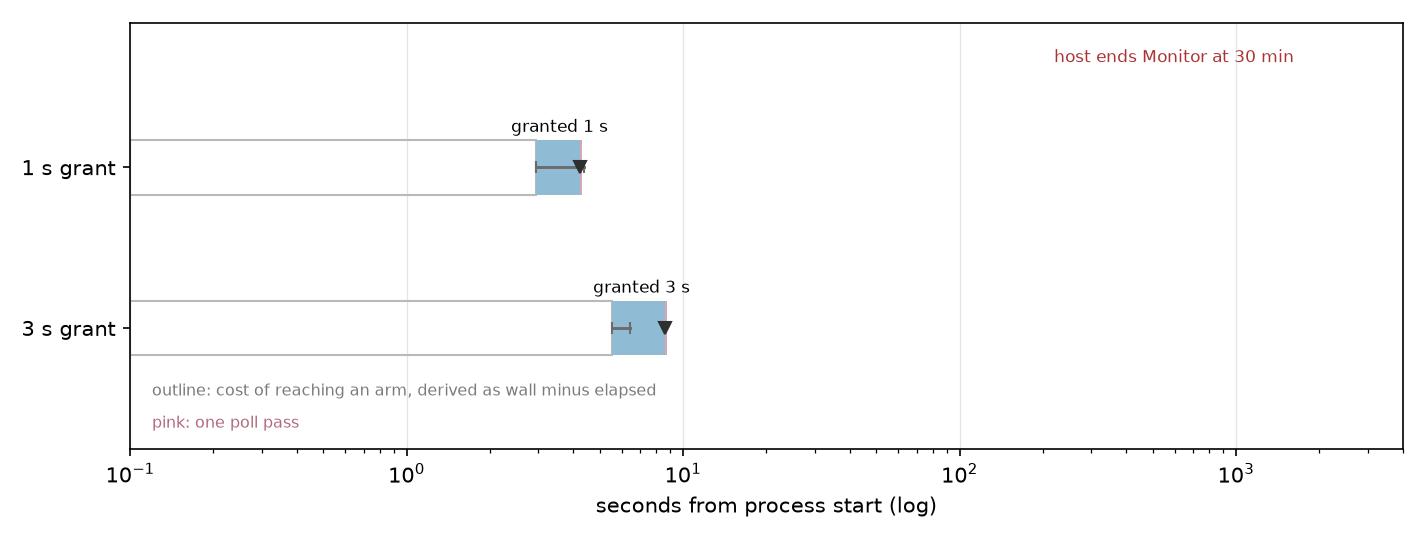

Recreate this plot in Python.
"""Draw the figure: an armed lifetime against the wall it runs against.

Each row is one grant. The thin line is the wall clock of a real
``crew follow`` subprocess (the min and max of five runs). The pale bar is the
follower's own ``elapsed_seconds`` at its deadline, which is the part it
controls; the gap left of it is the cost of reaching an arm, and the gap right
of it is one poll pass. The host's 30 minute Monitor cap is marked on the same
log axis.

Every number here was measured on the login node on 2026-09-23; the pre-arm gap
is read off as wall minus elapsed rather than measured on its own.
"""

from __future__ import annotations

import matplotlib

matplotlib.use("Agg")

import matplotlib.pyplot as plt

WALL = {"3 s grant": (5.53, 6.42), "1 s grant": (2.93, 4.39)}
ELAPSED = {"3 s grant": 3.104, "1 s grant": 1.293}
HOST_CAP = 30 * 60.0
POLL = 0.1


def main() -> None:
    fig, ax = plt.subplots(figsize=(9.5, 3.6))
    rows = list(WALL)
    for row, label in enumerate(rows):
        low, high = WALL[label]
        granted = float(label.split()[0])
        elapsed = ELAPSED[label]
        ax.plot([low, high], [row, row], color="#6b6b6b", lw=1.4)
        ax.plot([low, high], [row, row], "|", color="#6b6b6b")
        ax.barh(row, low - 0.1, left=0.1, height=0.34, facecolor="none", edgecolor="#b9b9b9")
        ax.barh(row, elapsed, left=low, height=0.34, color="#8fbcd4")
        ax.barh(row, POLL, left=low + elapsed, height=0.34, color="#d9a5b3")
        ax.plot([low + elapsed], [row], "v", color="#2f2f2f")
        ax.annotate(
            f"granted {granted:g} s",
            (low + elapsed / 2, row + 0.22),
            ha="center",
            fontsize=8,
        )
    ax.annotate(
        "outline: cost of reaching an arm, derived as wall minus elapsed",
        (0.12, -0.42),
        ha="left",
        fontsize=7.5,
        color="#7a7a7a",
    )
    ax.annotate(
        "pink: one poll pass",
        (0.12, -0.62),
        ha="left",
        fontsize=7.5,
        color="#b06a7d",
    )
    ax.annotate(
        "host ends Monitor at 30 min",
        (HOST_CAP, len(rows) - 0.45),
        xytext=(-6, 8),
        textcoords="offset points",
        ha="right",
        fontsize=8,
        color="#a33",
    )
    ax.set_xscale("log")
    ax.set_xlim(0.1, 4000)
    ax.set_yticks(range(len(rows)))
    ax.set_yticklabels(list(WALL))
    ax.set_xlabel("seconds from process start (log)")
    ax.set_ylim(-0.75, len(rows) - 0.1)
    ax.grid(axis="x", color="#e4e4e4", lw=0.6)
    ax.set_axisbelow(True)
    fig.tight_layout()
    fig.savefig("arming_wall_breakdown.png", dpi=150)


if __name__ == "__main__":
    main()
